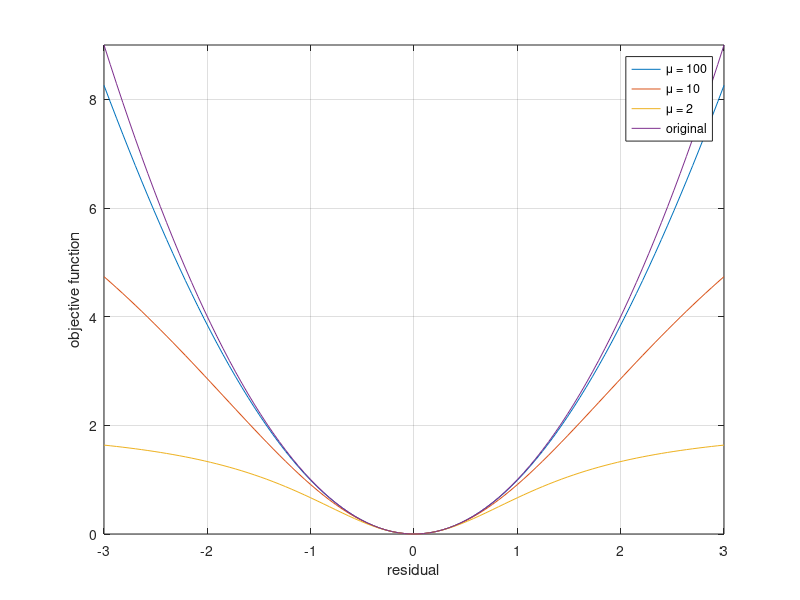

MATLAB code to generate this figure:
x = linspace(-3,3,100);
c = 1;
mu = 100;
f = @(x) mu*c^2*x.^2./(mu*c^2+x.^2);
fo = @(x) x.^2;
plot(x,f(x))

hold on
mu = 10;
f = @(x) mu*c^2*x.^2./(mu*c^2+x.^2);
plot(x,f(x))

mu = 2;
f = @(x) mu*c^2*x.^2./(mu*c^2+x.^2);
plot(x,f(x))

plot(x,fo(x))
legend('\mu = 100','\mu = 10','\mu = 2','original')
axis([-3,3,0,9])
grid on
xlabel('residual')
ylabel('objective function')